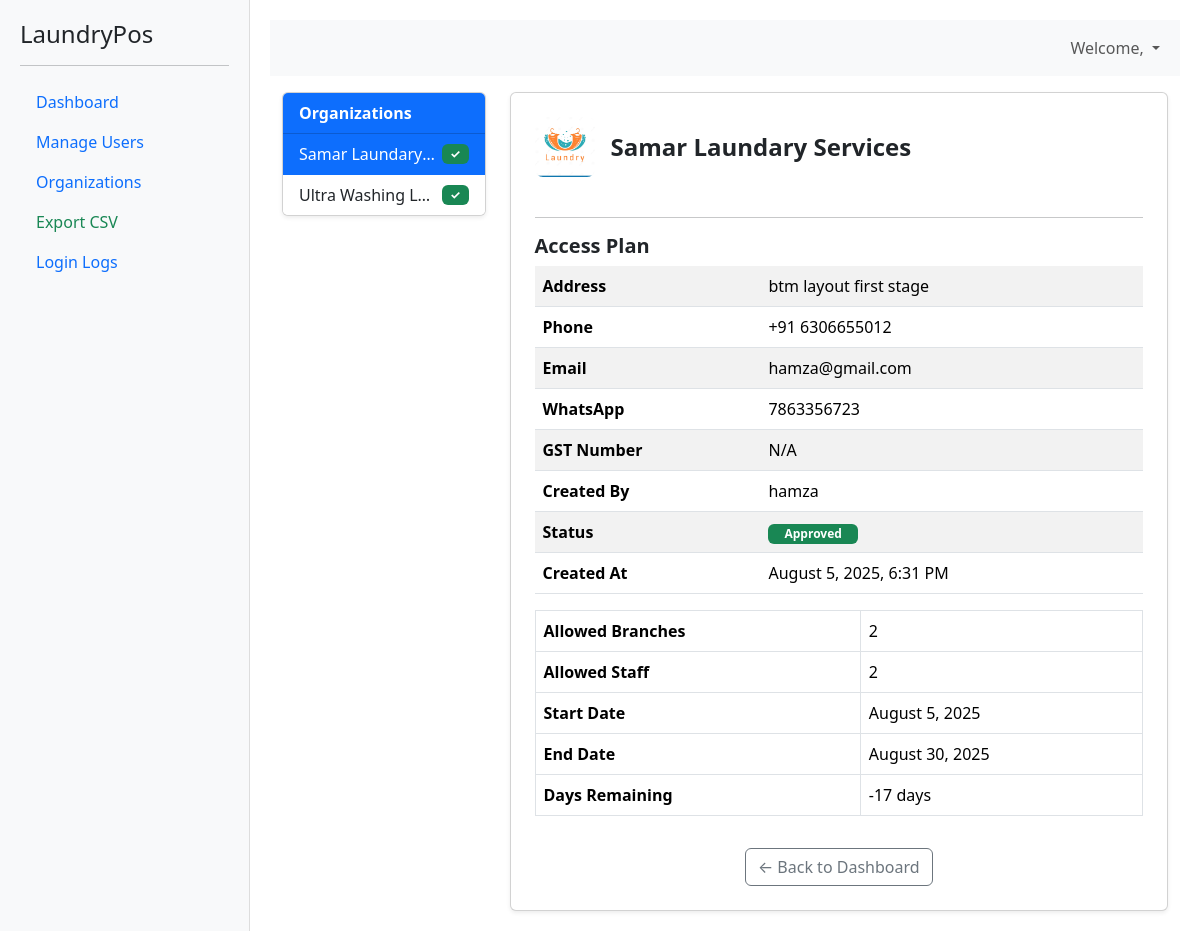
/organization/1/, run on the app's committed database.
### laundry/models.py (models this page shows, shortened)
class Organization(models.Model):
    is_approved = models.BooleanField(default=False)
    name = models.CharField(max_length=255)
    address = models.TextField()
    country_code = models.CharField(
        max_length=5,
        default='+91',
        help_text="Country Code (e.g., +91)"
    )
    phone = models.CharField(
        max_length=10,
        validators=[
            RegexValidator(r'^\d{10}$', message="Phone number must be exactly 10 digits")
        ],
        help_text="Enter 10-digit mobile number"
    )
    whatsapp = models.CharField(max_length=10, blank=True, null=True)
    email = models.EmailField()
    gst_number = models.CharField(max_length=20, blank=True, null=True)
    logo = models.ImageField(upload_to='organization_logos/', blank=True, null=True)
    created_by = models.ForeignKey(
        settings.AUTH_USER_MODEL,
        on_delete=models.SET_NULL,
        null=True,
        blank=True,
        related_name="created_organizations"
    )
    org_id = models.CharField(max_length=10, unique=True)
    created_at = models.DateTimeField(auto_now_add=True)
    allowed_branches = models.PositiveIntegerField(default=0)
    allowed_staff = models.PositiveIntegerField(default=0)
    plan = models.ForeignKey(Plan, on_delete=models.SET_NULL, null=True, blank=True)
    plan_start_date = models.DateField(null=True, blank=True)
    plan_end_date = models.DateField(null=True, blank=True)

### accounts/models.py (models this page shows, shortened)
class CustomUser(AbstractUser):
    is_superadmin = models.BooleanField(default=False)
    is_org_admin = models.BooleanField(default=False)
    organization = models.ForeignKey('laundry.Organization', null=True, blank=True, on_delete=models.CASCADE)

### laundry/views.py (the view)
# urls.py: path("organization/", views.view_organization, name="organization_list"),
def view_organization(request, org_id=None):
    organization = None
    days_remaining = None
    if org_id:
        try:
            organization = Organization.objects.get(id=org_id)
            if organization.plan_end_date:
                days_remaining = (organization.plan_end_date - date.today()).days
        except Organization.DoesNotExist:
            organization = None
    all_organizations = Organization.objects.all().order_by("name")
    return render(request, "superadmin/organization_detail.html", {
        "organization": organization,
        "all_organizations": all_organizations,
        "organizations": all_organizations,
        "days_remaining": days_remaining,
    })

### laundry/context_processors.py (called while the page is built)
def all_organizations(request):
    return {
        'all_organizations': Organization.objects.all().order_by("name")
    }

def org_context(request):
    if request.user.is_authenticated and hasattr(request.user, 'organization'):
        return {
            'organization': request.user.organization
        }
    return {}

### templates/superadmin/organization_detail.html
{% extends "superadmin/layout.html" %}
{% block content %}
<div class="container-fluid">
  <div class="row">
    <div class="col-md-3">
      <div class="card shadow-sm">
        <div class="card-header bg-primary text-white fw-bold">
          Organizations
        </div>
        <div class="list-group list-group-flush">
          {% for org in all_organizations %}
            <a href="{% url 'view_organization' org.id %}"
               class="list-group-item list-group-item-action d-flex justify-content-between align-items-center
               {% if organization and org.id == organization.id %}active bg-primary text-white{% endif %}">
              <span class="text-truncate" style="max-width: 140px;">{{ org.name|default:"(No Name)"|truncatechars:22 }}</span>
              {% if org.is_approved %}
                <span class="badge bg-success">✓</span>
              {% else %}
                <span class="badge bg-warning text-dark">⏳</span>
              {% endif %}
            </a>
          {% empty %}
            <p class="text-muted p-2">No organizations found.</p>
          {% endfor %}
        </div>
      </div>
    </div>
<div class="col-md-9">
  {% if organization %}
    <div class="card p-4 shadow-sm">
      <div class="d-flex align-items-center mb-4">
        {% if organization.logo %}
          <img src="{{ organization.logo.url }}" alt="Logo" class="me-3" style="width: 60px; height: 60px; object-fit: cover; border-radius: 8px;">
        {% else %}
          <div class="me-3 bg-secondary text-white d-flex justify-content-center align-items-center" style="width: 60px; height: 60px; border-radius: 8px;">N/A</div>
        {% endif %}
        <h4 class="mb-0 fw-bold">{{ organization.name }}</h4>
      </div>
      <table class="table table-striped">
        <tr><th>Address</th><td>{{ organization.address }}</td></tr>
        <tr><th>Phone</th><td>{{ organization.country_code }} {{ organization.phone }}</td></tr>
        <tr><th>Email</th><td>{{ organization.email|default:"N/A" }}</td></tr>
        <tr><th>WhatsApp</th><td>{{ organization.whatsapp|default:"None" }}</td></tr>
        <tr><th>GST Number</th><td>{{ organization.gst_number|default:"N/A" }}</td></tr>
        <tr><th>Created By</th><td>{{ organization.created_by.username }}</td></tr>
        <tr>
          <th>Status</th>
          <td>
            {% if organization.is_approved %}
              <span class="badge bg-success px-3 py-1">Approved</span>
            {% else %}
              <span class="badge bg-warning text-dark px-3 py-1">Pending</span>
            {% endif %}
          </td>
        </tr>
        <tr><th>Created At</th><td>{{ organization.created_at|date:"F j, Y, g:i A" }}</td></tr>
{% if organization %}
  <hr />
  <h5 class="fw-bold">Access Plan</h5>
  <table class="table table-bordered">
    <tr><th>Allowed Branches</th><td>{{ organization.allowed_branches }}</td></tr>
    <tr><th>Allowed Staff</th><td>{{ organization.allowed_staff }}</td></tr>
    <tr><th>Start Date</th><td>{{ organization.plan_start_date|date:"F j, Y" }}</td></tr>
    <tr><th>End Date</th><td>{{ organization.plan_end_date|date:"F j, Y" }}</td></tr>
    <tr>
      <th>Days Remaining</th>
      <td>
        {% if days_remaining is not None %}
          {{ days_remaining }} day{{ days_remaining|pluralize }}
        {% else %}
          N/A
        {% endif %}
      </td>
    </tr>
  </table>
{% endif %}
      </table>
      <div class="text-center">
        <a href="{% url 'superadmin_dashboard' %}" class="btn btn-outline-secondary mt-3">← Back to Dashboard</a>
      </div>
    </div>
  {% else %}
    <div class="text-center mt-5">
      <h5 class="text-muted">Please select an organization from the left panel to view details.</h5>
    </div>
  {% endif %}
</div>
  </div>
</div>
{% endblock %}

### templates/superadmin/layout.html (style rules this page uses)
body, html { margin: 0; padding: 0; height: 100%; overflow: hidden; }

### data on the page
Organization: name "Samar Laundary…", logo (picture), name "Samar Laundary Services", address "btm layout first stage", country_code "+91", phone "6306655012", email "hamza@gmail.com", whatsapp "7863356723", gst_number "N/A", created_by.username "hamza", created_at "August 5, 2025, 6:31 PM", allowed_branches "2", allowed_staff "2", plan_start_date "August 5, 2025", plan_end_date "August 30, 2025"
Organization: name "Ultra Washing L…"

### other printed values
{{ days_remaining }} "-17"
